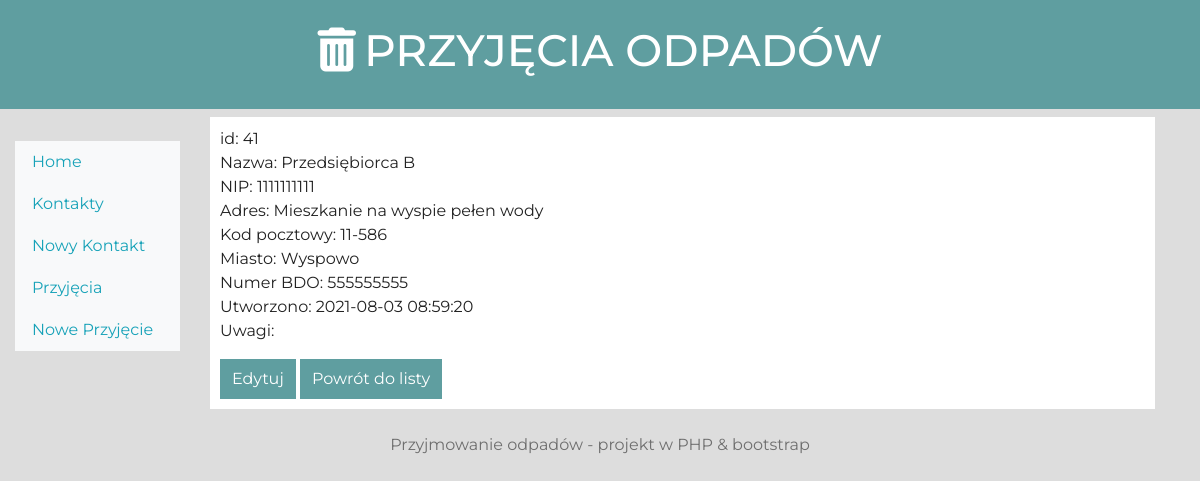
Screenshot of /?module=contacts&action=show&id=41 with the database file from the repository.
### tables this page shows
CREATE TABLE `contacts` (
  `id` int(11) NOT NULL,
  `name` varchar(250) NOT NULL,
  `nip` varchar(10) NOT NULL,
  `address` varchar(150) NOT NULL,
  `zip_code` varchar(6) NOT NULL,
  `city` varchar(50) NOT NULL,
  `bdo_number` varchar(9) NOT NULL,
  `created` datetime NOT NULL,
  `description` text NOT NULL
);

### src/View.php (called while the page is built, shortened)
<?php
class View
{
  public function render(string $page, array $params): void
  {
    $params = $this->escape($params);
    require_once("templates/layout.php");
  }
    private function escape(array $params): array
    {
        $clearParams =[];
        foreach($params as $key => $param){
            switch(true){
              case is_array($param):
                $clearParams[$key] = $this->escape($param);
              break;
              case $param:
                $clearParams[$key] = htmlentities($param);
              break;
              default:
                $clearParams[$key] = $param;
              break;
            }
        }
        return $clearParams;
     }
}

### src/Controller/ContactController.php (called while the page is built, shortened)
<?php
class ContactController extends AbstractController
{
    public function showAction (): void
    {
      $page = 'showContact';
      $contact = $this->getContact();
      $viewParams = [
          'contact' => $contact
      ];
      $this->view->render($page, $viewParams ?? []);
    }
    private function getContact(): array
    {
      $contactID = (int) $this->request->getParam('id');
          $contact = $this ->contactModel->getContact((int)$contactID);
      return $contact;
    }
}

### src/Model/AbstractModel.php (called while the page is built, shortened)
<?php
abstract class AbstractModel{
  private function createConnection(array $config): void
  {
    $dsn = "mysql:dbname={$config['database']};host={$config['host']}";
    $this->conn = new PDO(
      $dsn,
      $config['user'],
      $config['password'],
      [
        PDO::ATTR_ERRMODE => PDO::ERRMODE_EXCEPTION
      ]
    );
  }
}

### src/Model/ContactModel.php (called while the page is built, shortened)
<?php
class ContactModel extends AbstractModel
{
public function getContact(int $id):array
{
  try{
    $query = "SELECT * FROM contacts where id = $id";
    $result  = $this->conn->query($query);
    $contact = $result->fetch(PDO::FETCH_ASSOC);
  }catch(Throwable $e){
    throw new StorageException('Nie udało się pobrać kontaktu', 400, $e);
  }
  return $contact;
}
}

### templates/pages/showContact.php (the view)
<div class ="show">
    <?php
    $contact = $params ['contact'] ?? null;
    ?>
    <?php if($contact): ?>
    <ul>
        <li>
            id:  <?php echo $contact['id'];  ?>
        </li>
        <li>
            Nazwa:  <?php echo $contact['name'];  ?>
        </li>
        <li>
            NIP:  <?php echo $contact['nip'];  ?>
        </li>
        <li>
        Adres:  <?php echo $contact['address'];  ?>
        </li>
        <li>
            Kod pocztowy:  <?php echo $contact['zip_code'];  ?>
        </li>
        <li>
            Miasto:  <?php echo $contact['city'];  ?>
        </li>
        <li>
            Numer BDO:  <?php echo $contact['bdo_number'];  ?>
        </li>
        <li>
            Utworzono:  <?php echo $contact['created'];  ?>
        </li>
        <li>
            Uwagi:  <?php echo $contact['description'];  ?>
        </li>
    </ul>
    <a href ="/?module=contacts&action=edit&id=<?php echo $contact['id'] ?>"><button> Edytuj</button></a>
    <?php else: ?>
        <div> brak notatki do wyswietlenia </div>
    <?php endif; ?>
    <a href ="/?module=contacts&action=contactsList"><button> Powrót do listy</button></a>
</div>

### public/style.css (style rules this page uses)
* { box-sizing: border-box; margin: 0; padding: 0; }
body { font-family: 'Montserrat', sans-serif; color: #333; background-color: #ddd; margin: 0; }
button { border: none; background-color: cadetblue; padding: 5px 10px; color: white; cursor: pointer; }
.delete, .show { padding: 10px; background-color: white; color: #222; }
.delete ul, .show ul { list-style: none; }
.delete button, .show button { padding: 8px 12px; }

### rows the page displays
contacts: id "41", name "Przedsiębiorca B", nip "1111111111", address "Mieszkanie na wyspie pełen wody", zip_code "11-586", city "Wyspowo", bdo_number "555555555", created "2021-08-03 08:59:20"
